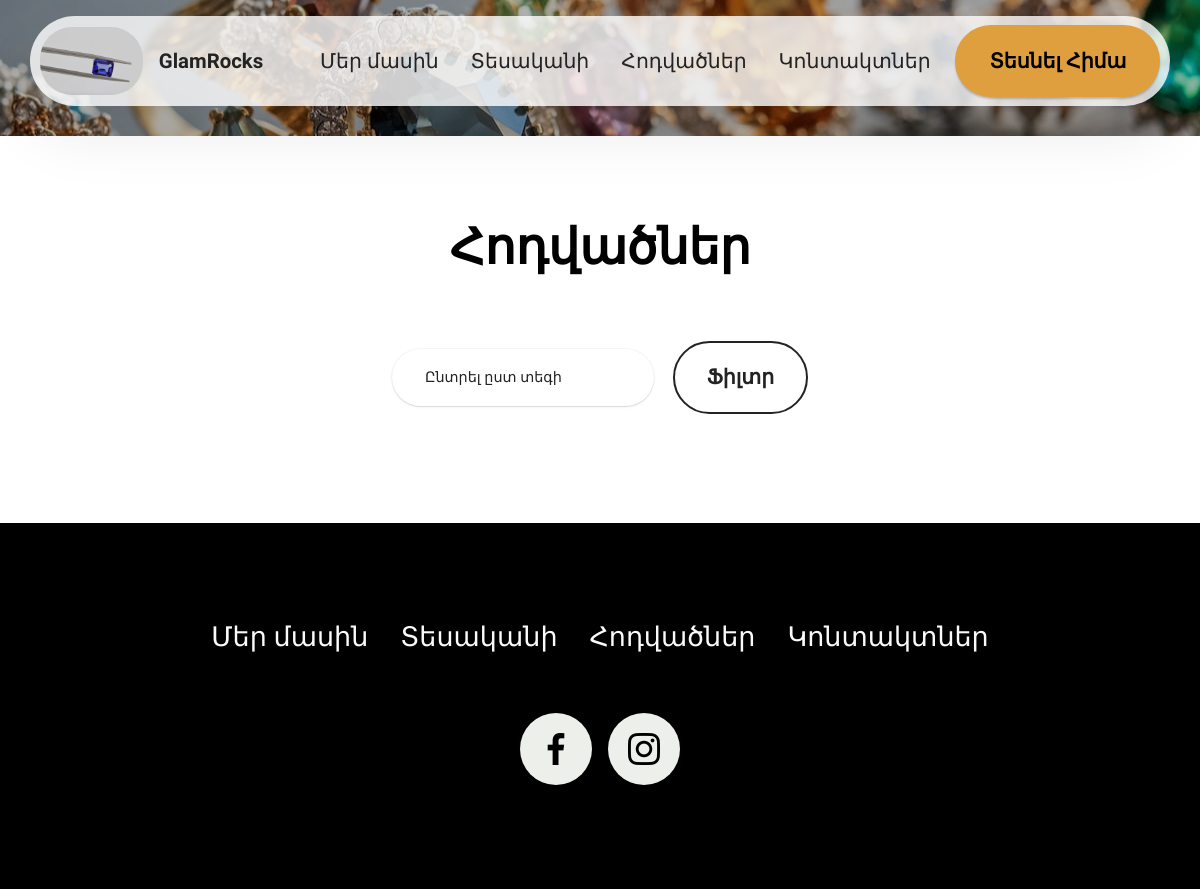
Before: /blog/ with the older database file.
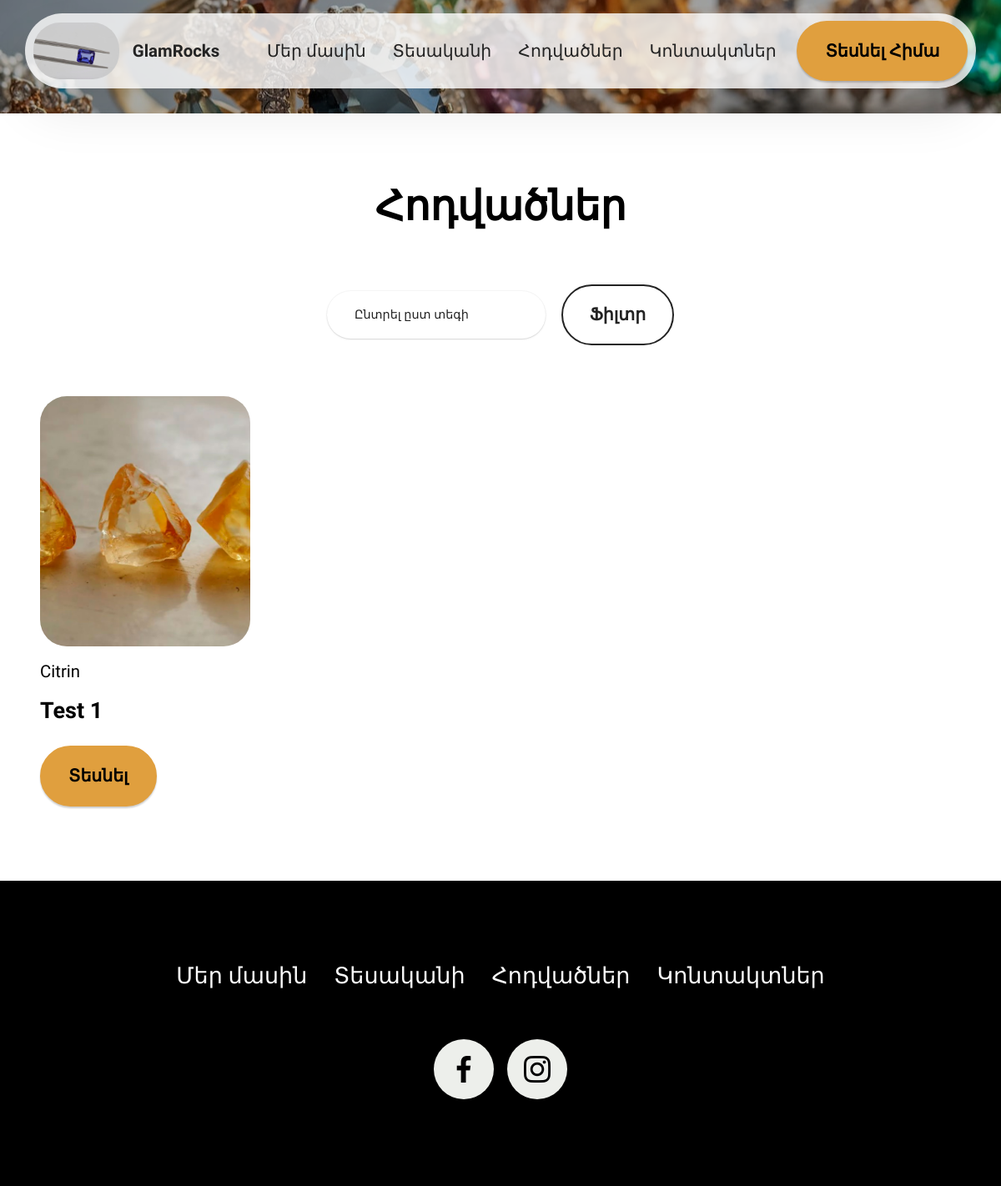
After: the same page with the newer database file.
### store/models.py (models this page shows, shortened)
class Blog(models.Model):
    title = models.CharField(max_length=200, verbose_name='Название')
    pub_date = models.DateTimeField(auto_now_add=True)
    body = models.TextField(verbose_name='Текст')
    image = models.ImageField(upload_to='store/blog', verbose_name='Изображение')
    tag = models.CharField(max_length=30, default='քարեր', verbose_name='Тег')
    class Meta:
        verbose_name = "Статья"
        verbose_name_plural = "Статьи"
        ordering = ['-pub_date']

### store/views.py (the view)
# urls.py: path('blog/', views.blog, name='blog'),
def blog(request):
    tag = request.GET.get('tag')
    if tag:
        blogs = Blog.objects.filter(tag=tag)
    else:
        blogs = Blog.objects.all()
    tags = Blog.objects.values('tag').distinct()
    return render(request, 'store/blog.html', {'blogs': blogs, 'tags': tags})

### templates/store/blog.html (shortened to what this page needs)
{% extends 'store/base.html' %}
{% block content %}
{% include 'store/header_secondary.html' %}
<section class="blog-2 cid-tZQRXE9pSn" id="blog-2-tZQRXE9pSn">
    <div class="container-fluid">
        <div class="row justify-content-center mb-5">
            <div class="col-12 content-head">
                <div class="mbr-section-head">
                    <h4 class="mbr-section-title mbr-fonts-style align-center mb-0 display-2">
                        <strong>Հոդվածներ</strong>
                    </h4>
                </div>
            </div>
        </div>
        <div class="container">
            <form method="GET" action="{% url 'blog' %}">
                <div class="row align-items-center justify-content-center mb-5"">
                    <div class="col-sm-3 my-1">
                        <select class="form-control small-text" name="tag">
                            <option selected value="">Ընտրել ըստ տեգի</option>
                        </select>
                    </div>
                    <div class="mbr-section-btn col-md-auto my-1">"
                        <button class="btn btn-black-outline display-7" type="submit">Ֆիլտր</button>
                    </div>
            </form>
        </div>
        <div class="row">
            {% for blog in blogs %}
            <div class="item features-image col-12 col-md-6 col-lg-3 active">
                <div class="item-wrapper">
                    <div class="item-img mb-3">
                        <img src="{{ blog.image.url }}">
                    </div>
                    <div class="item-content align-left">
                        <h5 class="item-title mbr-fonts-style mt-0 mb-3 display-7">
                            {{ blog.tag }}
                        </h5>
                        <h6 class="item-subtitle mbr-fonts-style mb-3 display-5">
                            <strong>{{ blog.title }}</strong>
                        </h6>
                        <div class="mbr-section-btn item-footer">
                            <a href="{% url 'article' blog.id %}" class="btn item-btn btn-primary display-7">
                                Տեսնել
                            </a>
                        </div>
                    </div>
                </div>
            </div>
            {% endfor %}
        </div>
    </div>
</section>
{% endblock %}

Changed rows visible on the page:
added Blog: image (picture), tag "Citrin", title "Test 1"
